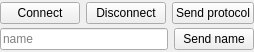
<?xml version="1.0" encoding="UTF-8"?>
<ui version="4.0">
 <class>MainWindow</class>
 <widget class="QMainWindow" name="MainWindow">
  <property name="geometry">
   <rect>
    <x>0</x>
    <y>0</y>
    <width>239</width>
    <height>52</height>
   </rect>
  </property>
  <property name="windowTitle">
   <string>MainWindow</string>
  </property>
  <widget class="QWidget" name="centralWidget">
   <layout class="QVBoxLayout" name="verticalLayout">
    <property name="spacing">
     <number>2</number>
    </property>
    <property name="margin">
     <number>0</number>
    </property>
    <item>
     <layout class="QHBoxLayout" name="horizontalLayout_2">
      <item>
       <widget class="QPushButton" name="pushButton">
        <property name="text">
         <string>Connect</string>
        </property>
       </widget>
      </item>
      <item>
       <widget class="QPushButton" name="pushButton_2">
        <property name="text">
         <string>Disconnect</string>
        </property>
       </widget>
      </item>
      <item>
       <widget class="QPushButton" name="pushButton_3">
        <property name="text">
         <string>Send protocol</string>
        </property>
       </widget>
      </item>
     </layout>
    </item>
    <item>
     <layout class="QHBoxLayout" name="horizontalLayout">
      <item>
       <widget class="QLineEdit" name="lineEdit">
        <property name="placeholderText">
         <string>name</string>
        </property>
       </widget>
      </item>
      <item>
       <widget class="QPushButton" name="pushButton_4">
        <property name="text">
         <string>Send name</string>
        </property>
       </widget>
      </item>
     </layout>
    </item>
   </layout>
  </widget>
 </widget>
 <layoutdefault spacing="6" margin="11"/>
 <resources/>
 <connections/>
</ui>
